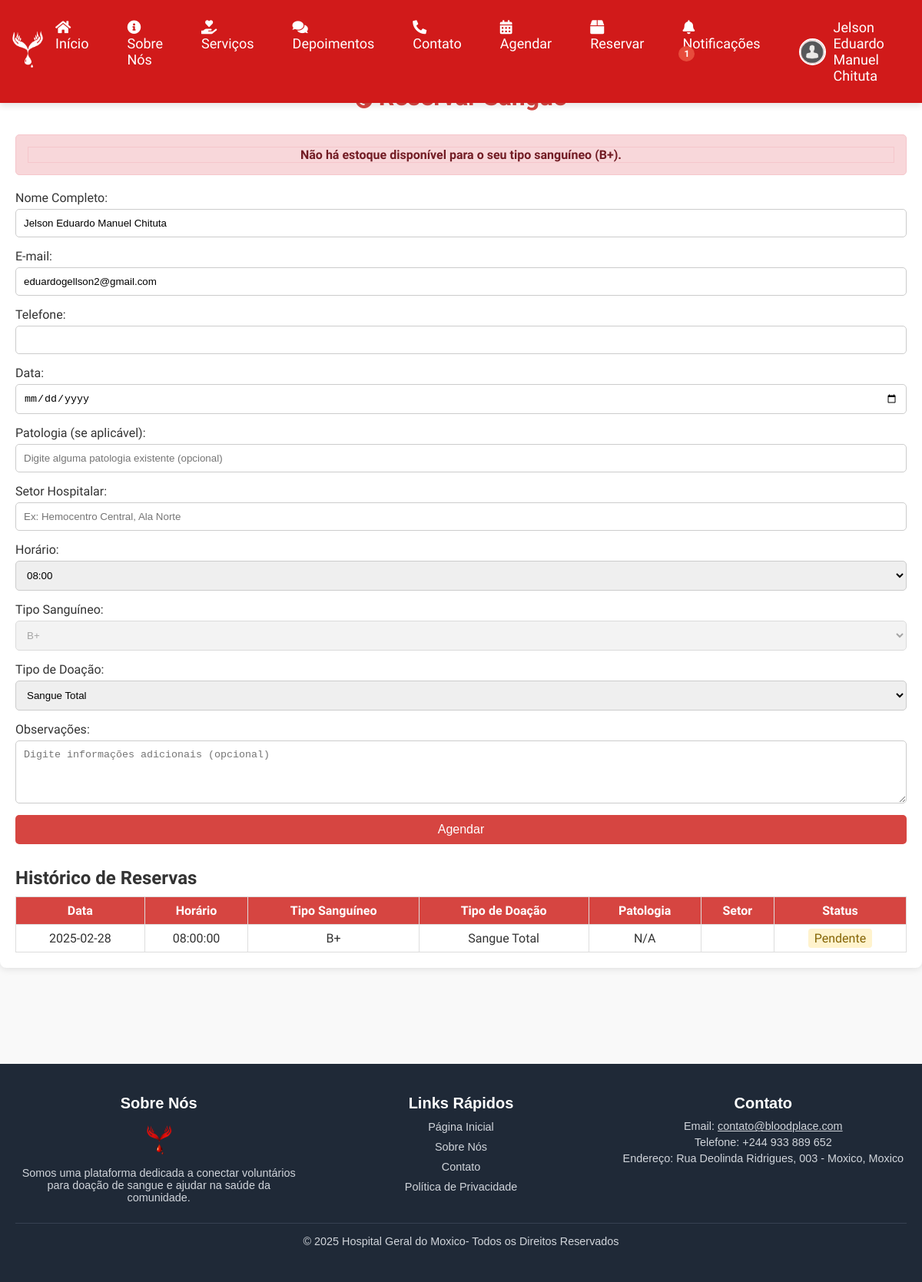
/reservar.php (signed in), run on the app's committed database.
### tables this page shows
CREATE TABLE `users` (
  `id` int(11) NOT NULL,
  `name` varchar(100) NOT NULL,
  `email` varchar(255) NOT NULL,
  `password` varchar(255) NOT NULL,
  `birthdate` date NOT NULL,
  `blood_type` varchar(3) NOT NULL,
  `city` varchar(100) NOT NULL,
  `created_at` timestamp NOT NULL DEFAULT current_timestamp(),
  `profile_picture` varchar(255) DEFAULT 'default_profile.jpg',
  `cover_picture` varchar(255) DEFAULT 'default_cover.jpg',
  `status` enum('active','inactive') DEFAULT 'active',
  `gender` varchar(10) NOT NULL
);

CREATE TABLE `reservas` (
  `id` int(11) NOT NULL,
  `nome` varchar(255) NOT NULL,
  `email` varchar(255) NOT NULL,
  `telefone` varchar(15) NOT NULL,
  `data` date NOT NULL,
  `horario` time NOT NULL,
  `tipo_sangue` varchar(5) NOT NULL,
  `tipo_doacao` varchar(50) NOT NULL,
  `observacoes` text DEFAULT NULL,
  `created_at` timestamp NOT NULL DEFAULT current_timestamp(),
  `patologia` varchar(255) DEFAULT NULL,
  `setor` varchar(100) NOT NULL,
  `status` varchar(20) NOT NULL DEFAULT 'pendente'
);

### reservar.php (the view, shortened to what this page needs)
<?php
$conn = new mysqli('localhost', 'root', 'root', 'blood_place');
$user_id = $_SESSION['user_id'];
$sql = "SELECT name, email, blood_type, birthdate, city FROM users WHERE id = ?";
$stmt = $conn->prepare($sql);
$stmt->bind_param("i", $user_id);
$stmt->execute();
$result = $stmt->get_result();
$user = $result->fetch_assoc();
function verificarEstoque($tipo_sanguineo, $conn)
{
    $sql = "SELECT COUNT(*) as total
            FROM doacoes d
            JOIN campanhas c ON d.campanha_id = c.id
            WHERE c.tipo_sanguineo = ? AND d.status = 'estoque'";
    $stmt = $conn->prepare($sql);
    $stmt->bind_param("s", $tipo_sanguineo);
    $stmt->execute();
    $result = $stmt->get_result();
    $row = $result->fetch_assoc();
    return $row['total'] > 0;
}
$estoque_disponivel = verificarEstoque($user['blood_type'], $conn);
if (!$estoque_disponivel) {
    $mensagem_estoque = "<div class='error'>Não há estoque disponível para o seu tipo sanguíneo ({$user['blood_type']}).</div>";
}
$sql = "SELECT id, data, horario, tipo_sangue, tipo_doacao, patologia, setor, status FROM reservas WHERE email = ? ORDER BY data DESC";
$stmt = $conn->prepare($sql);
$stmt->bind_param("s", $user['email']);
$stmt->execute();
$reservas = $stmt->get_result();
?>
<!DOCTYPE html>
<html lang="pt-BR">
<head>
    <link rel="stylesheet" href="https://cdnjs.cloudflare.com/ajax/libs/font-awesome/6.0.0-beta3/css/all.min.css">
</head>
<body>
    <?php include 'header.php'; ?>
    <br>
    <div class="schedule-container">
        <h1><i class="fas fa-tint"></i> Reservar Sangue</h1>
        <?php if (isset($mensagem_estoque)) : ?>
            <div id="mensagem" class="error">
                <?php echo $mensagem_estoque; ?>
            </div>
        <?php endif; ?>
        <form id="form-reserva" action="" method="POST">
            <div class="form-group">
                <label for="nome">Nome Completo:</label>
                <input type="text" id="nome" name="nome" required value="<?php echo htmlspecialchars($user['name'] ?? ''); ?>">
            </div>
            <div class="form-group">
                <label for="email">E-mail:</label>
                <input type="email" id="email" name="email" required value="<?php echo htmlspecialchars($user['email'] ?? ''); ?>">
            </div>
            <div class="form-group">
                <label for="telefone">Telefone:</label>
                <input type="tel" id="telefone" name="telefone" required>
            </div>
            <div class="form-group">
                <label for="data">Data:</label>
                <input type="date" id="data" name="data" required>
            </div>
            <div class="form-group">
                <label for="patologia">Patologia (se aplicável):</label>
                <input type="text" id="patologia" name="patologia" placeholder="Digite alguma patologia existente (opcional)">
            </div>
            <div class="form-group">
                <label for="setor">Setor Hospitalar:</label>
                <input type="text" id="setor" name="setor" required placeholder="Ex: Hemocentro Central, Ala Norte">
            </div>
            <div class="form-group">
                <label for="horario">Horário:</label>
                <select id="horario" name="horario" required>
                    <option value="08:00">08:00</option>
                </select>
            </div>
            <div class="form-group">
                <label for="tipo_sangue">Tipo Sanguíneo:</label>
                <select id="tipo_sangue" name="tipo_sangue" required <?php if (!$estoque_disponivel) echo 'disabled'; ?>>
                    <option value="B+" <?php if ($user['blood_type'] == 'B+') echo 'selected'; ?>>B+</option>
                </select>
            </div>
            <div class="form-group">
                <label for="tipo_doacao">Tipo de Doação:</label>
                <select id="tipo_doacao" name="tipo_doacao" required>
                    <option value="Sangue Total">Sangue Total</option>
                </select>
            </div>
            <div class="form-group">
                <label for="observacoes">Observações:</label>
                <textarea id="observacoes" name="observacoes" rows="4" placeholder="Digite informações adicionais (opcional)"></textarea>
            </div>
            <button type="submit" <?php if (!$estoque_disponivel) echo 'disabled'; ?>>Agendar</button>
        </form>
        <div class="history-container">
            <h2>Histórico de Reservas</h2>
            <table class="history-table">
                <tr>
                    <th>Data</th>
                    <th>Horário</th>
                    <th>Tipo Sanguíneo</th>
                    <th>Tipo de Doação</th>
                    <th>Patologia</th>
                    <th>Setor</th>
                    <th>Status</th>
                </tr>
                <?php if ($reservas->num_rows > 0) { ?>
                    <?php while ($reserva = $reservas->fetch_assoc()) { ?>
                        <tr>
                            <td><?php echo htmlspecialchars($reserva['data']); ?></td>
                            <td><?php echo htmlspecialchars($reserva['horario']); ?></td>
                            <td><?php echo htmlspecialchars($reserva['tipo_sangue']); ?></td>
                            <td><?php echo htmlspecialchars($reserva['tipo_doacao']); ?></td>
                            <td><?php echo htmlspecialchars($reserva['patologia'] ?? 'N/A'); ?></td>
                            <td><?php echo htmlspecialchars($reserva['setor']); ?></td>
                            <td>
                                <span class="status-<?php echo htmlspecialchars($reserva['status']); ?>">
                                    <?php echo htmlspecialchars(ucfirst($reserva['status'])); ?>
                                </span>
                            </td>
                        </tr>
                    <?php } ?>
                <?php } else { ?>
                    <tr>
                        <td colspan="7">Nenhuma reserva encontrada.</td>
                    </tr>
                <?php } ?>
            </table>
        </div>
    </div>
    <br><br><br><br><br>
    <?php include 'footer.php'; ?>
</body>
</html>

### style.css (style rules this page uses)
* { margin: 0; padding: 0; box-sizing: border-box; }
body { font-family: "Aptos", sans-serif; background-color: #f9f9f9; color: #333; }

### reservar.php (style rules this page uses)
body { font-family: Arial, sans-serif; background-color: #f9f9f9; margin: 0; padding: 0; }
.schedule-container { max-width: 1200px; margin: 30px auto; padding: 20px; background-color: white; border-radius: 8px; box-shadow: 0 2px 10px rgba(0, 0, 0, 0.1); }
h1 { text-align: center; margin-bottom: 30px; color: #d64541; }
form { display: grid; gap: 15px; }
.form-group { display: flex; flex-direction: column; }
label { color: #333; margin-bottom: 5px; }
input, select, textarea { padding: 10px; border-radius: 5px; border: 1px solid #ccc; width: 100%; }
button { background-color: #d64541; color: white; padding: 10px 20px; border: none; border-radius: 5px; font-size: 16px; cursor: pointer; transition: background-color 0.3s ease; }
#mensagem { padding: 15px; border-radius: 5px; text-align: center; font-weight: bold; margin-bottom: 20px; }
.error { background-color: #f8d7da; color: #721c24; border: 1px solid #f5c6cb; }
.history-container { margin-top: 30px; }
.history-table { width: 100%; border-collapse: collapse; margin-top: 10px; }
.history-table th, .history-table td { border: 1px solid #ddd; padding: 8px; text-align: center; }
.history-table th { background-color: #d64541; color: white; }
.status-pendente { background-color: #fff3cd; color: #856404; padding: 3px 8px; border-radius: 4px; }
.history-container { overflow-x: auto; margin-top: 30px; }
.history-table { width: 100%; border-collapse: collapse; margin-top: 10px; min-width: 600px; }

### header.php (style rules this page uses)
body { font-family: 'Aptos', sans-serif; background-color: #f9f9f9; color: #333; }

### data on the page
users: blood_type "B+", nome "Jelson Eduardo Manuel Chituta", email "eduardogellson2@gmail.com", tipo_sangue "B+"
reservas: data "2025-02-28", horario "08:00:00", tipo_sangue "B+", tipo_doacao "Sangue Total", patologia "N/A", status "Pendente"

### other printed values
$notifCount "1"
$_SESSION['user_name'] "Jelson Eduardo Manuel Chituta"
